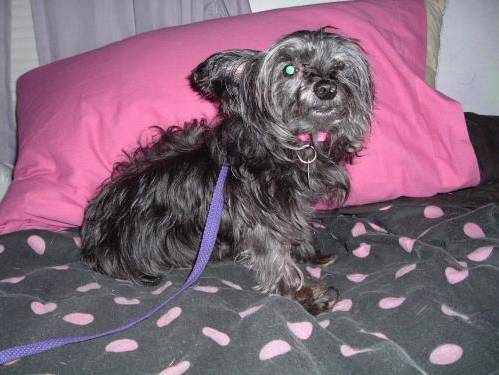
#> input picture jupytorNotebooks/images/dog.0.jpg, 499 x 375 px
$ jupyter execute --allow-errors 22.Various_Python_Libraries.ipynb   (shell and % lines are left out)
#> lines starting #> are read from the running program, lines starting #| are printed output that depends on the picture
# 22. 자주 사용하는 Python Library 소개

## os

- 환경 변수나 디렉터리, 파일 등의 OS 자원을 제어할 수 있게 해주는 모듈이다

[cell 1]
import os

os.environ['PATH']

[cell 2]
os.getcwd()

[cell 3]
os.chdir("/Users/ohyoungjea/OneDrive/AlgorithmPython-for-AI/")

[cell 4]
os.getcwd()

[cell 5]
os.listdir()

[cell 6]
os.chdir("/Users/ohyoungjea/OneDrive/AlgorithmPython-for-AI/jupytorNotebooks")

[cell 7]
os.getcwd()

## sys.path

- 파이썬 모듈들이 저장되어 있는 위치를 나타낸다. 즉 이 위치에 있는 파이썬 모듈은 경로에 상관없이 어디에서나 불러올 수 있다.

[cell 8]
import sys

sys.path

[cell 9]
sys.path.append("C:\\Users\\trimu\\")

[cell 10]
sys.path

## pathlib.Path

[cell 11]
from pathlib import Path

- subdirectory 를 나열
- ```Path(directory_name)```

[cell 12]
p = Path('.')
p

[cell 13]
[x for x in p.iterdir() if x.is_dir()]

- current directory 에서 pattern 검색

[cell 14]
list(p.glob('*.py'))

## os.walk

- 모든 파일/폴더 출력하기

[cell 15]
import os

workDIr = os.path.abspath('./unzipped_content')

for dirpath, dirnames, filenames in os.walk(workDIr):
    print(dirpath)
    print(dirnames)
    print(filenames)

## time

- ``time.time()``
    - ``UTC``(Universal Time Coordinated 협정 세계 표준시)를 사용하여 현재 시간을 실수 형태로 돌려주는 함수
    - 1970년 1월 1일 0시 0분 0초를 기준으로 지난 시간을 초 단위로 돌려준다


- ``time.localtime``
    - ``time.time()``이 돌려준 실수 값을 사용해서 연도, 월, 일, 시, 분, 초, ... 의 형태로 바꾸어 주는 함수


- ``time.strftime``('출력할 형식 포맷 코드', ``time.localtime(time.time())``) - string from time

```
%x  날짜를 출력, 현재 시간대 기준
%c  날짜, 요일, 시간을 출력, 현재 시간대 기준
%Y  네 자릿수 연도
%m  숫자 월
%d  일
%H  시간(24시간)
%M  분
%S  초
%z  시간대
%a  요일 줄임말
%A  요일
%b  월 줄임말
%B  월
%I  시간(12시간)
%p  AM, PM
```

[cell 16]
import time

time.time()

[cell 17]
time.localtime(time.time())

[cell 18]
time.strftime('%x', time.localtime(time.time()))

[cell 19]
time.strftime('%c', time.localtime(time.time()))

## pickle

[cell 20]
import pickle

f = open("test.pkl", 'wb')
data = {1: 'python', 2: 'you need'}

pickle.dump(data, f)
f.close()

[cell 21]
f = open("test.pkl", 'rb')

data = pickle.load(f)
print(data)

## random

- random은 난수(규칙이 없는 임의의 수)를 발생시키는 모듈이다

[cell 22]
import random

random.random()

[cell 23]
random.randint(1, 10)

## Pillow

- ``PIL(Python Image Library)`` 은 ``Pillow`` 의 old name

    - 설치는 pip install pillow
    - 사용은 import PIL

### image 를 읽어서 display

- ``Image.open()`` : image file open


- internet 상의 image 는 byte code 로 전송되므로 ``BytesIO`` 를 이용하여 binary 로 변환

[cell 24]
import requests
from PIL import Image
from io import BytesIO
import base64

def load_image(img_path):

    if "http" in img_path:
        response = requests.get(img_path)
        image = Image.open(BytesIO(response.content))
    else:
        image = Image.open(img_path)

    return image

[cell 25]
url = "https://c.files.bbci.co.uk/12A9B/production/_111434467_gettyimages-1143489763.jpg"

[cell 26]
load_image(url)
#> (the call stopped at in load_image, `response = requests.get(img_path)`: the network is not available in this run)

#> (a cell that did not finish here is left out)

[cell 28]
img = load_image("images/dog.0.jpg")
#> call 2 of load_image, with img_path = 'images/dog.0.jpg'
#> in load_image, image is the input picture: PIL image 499x375 RGB; mean R, G, B 129.6, 101.6, 119.2
img

[cell 29]
print("Format: {0}\nSize: {1}\nMode: {2}".format(img.format, img.size, img.mode))
#| Format: JPEG
#| Size: (499, 375)
#| Mode: RGB

### PIL 에 사전 정의된 Image Filter 를 이용하여 image 변환

- ImageFilter.BLUR
- CONTOUR
- DETAIL
- EDGE_ENHANCE
- EDGE_ENHANCE_MORE
- EMBOSS
- FIND_EDGES
- SHARPEN
- SMOOTH
- SMOOTH_MORE

[cell 30]
from PIL import ImageFilter

img.filter(ImageFilter.BLUR)
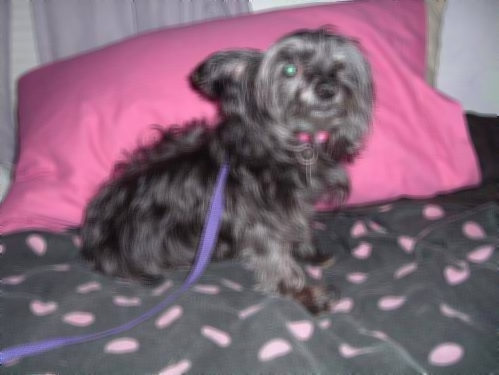
#> Out: PIL image 499x375 RGB; mean R, G, B 129.6, 101.6, 119.2

[cell 31]
img.filter(ImageFilter.CONTOUR)
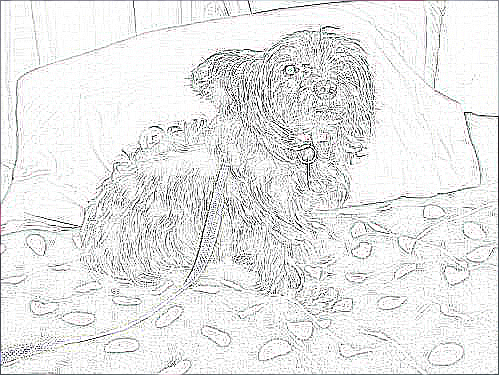
#> Out: PIL image 499x375 RGB; mean R, G, B 232.1, 232.2, 232.2

[cell 32]
img.filter(ImageFilter.EMBOSS)
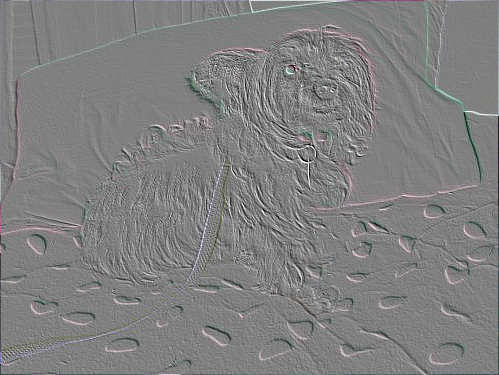
#> Out: PIL image 499x375 RGB; mean R, G, B 128, 127.9, 128

[cell 33]
grayscale = img.convert('L')    # L : black and white mode
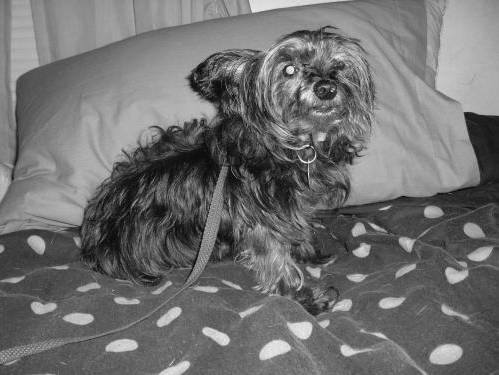
#> grayscale: PIL image 499x375 L; min 0, max 252, mean 112
grayscale

### image 회전

[cell 34]
img.rotate(180)
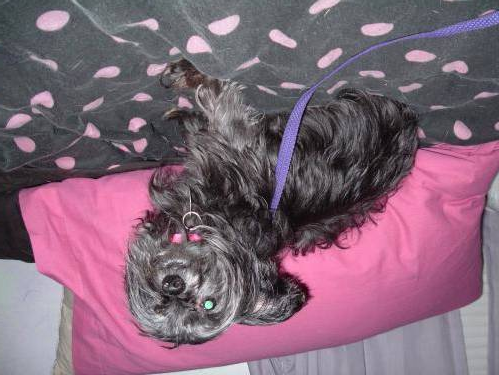
#> Out: PIL image 499x375 RGB; mean R, G, B 129.6, 101.6, 119.2

### PIL 을 이용한 image 자르기

```img.crop((left, upper, right, lower))```  - left/upper corner, right/lower corner

[cell 35]
cropped = img.crop((100, 50, 400, 300))    # cropping (left, upper, right, lower) pixel coordinates
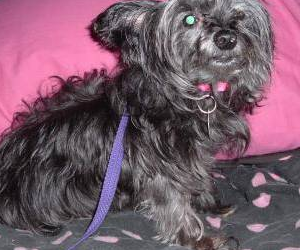
#> cropped: PIL image 300x250 RGB; mean R, G, B 118, 89.5, 104.7
cropped

### image save

[cell 36]
cropped.save('images/cropped-png.png')

[cell 37]
img = Image.open('images/cropped-png.png')
print(img.format)
#| PNG
